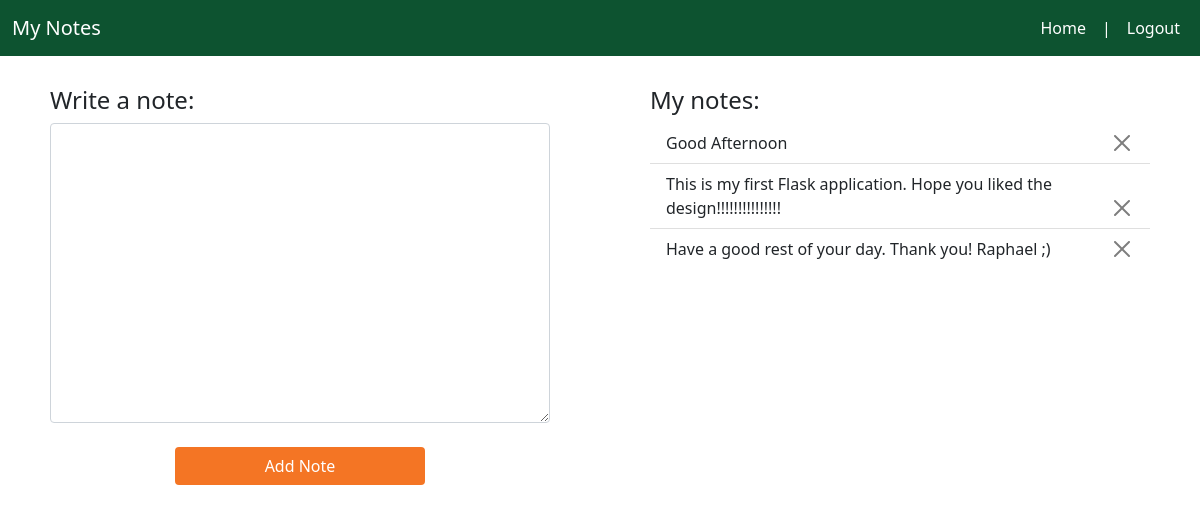
The page /home (signed in) on the database as committed earlier.
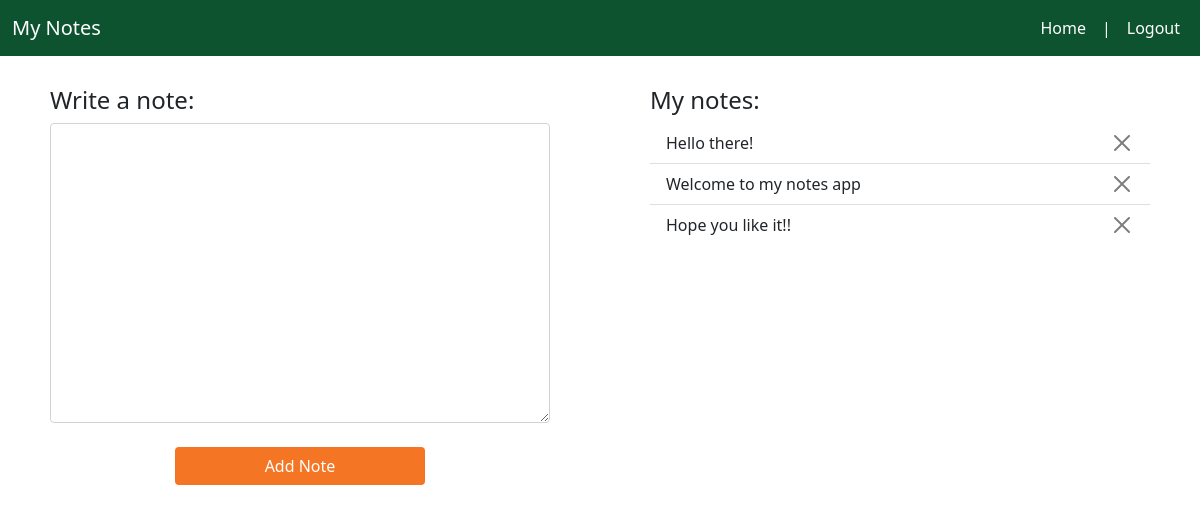
The same page on the database as committed later.
### website/models.py (models this page shows)
class Note(db.Model):
    id = db.Column(db.Integer, primary_key=True)
    data = db.Column(db.String(10000))
    date = db.Column(db.DateTime(timezone=True), default=func.now())
    user_id = db.Column(db.Integer, db.ForeignKey('user.id'))

### website/views.py (the view, shortened to what this page needs)
@views.route('/home', methods=['GET', 'POST'])
@login_required
def home():
    return render_template("home.html", user=current_user)

### website/__init__.py (called while the page is built)
def create_app():
    app = Flask(__name__)
    app.config['SECRET_KEY'] = 'hehehe'
    app.config['SQLALCHEMY_DATABASE_URI'] = f'sqlite:///{DB_NAME}'
    db.init_app(app)
    from .views import views
    from .auth import auth
    app.register_blueprint(auth, url_prefix='/')
    app.register_blueprint(views, url_prefix='/')
    from .models import User, Note
    create_database(app)
    login_manager = LoginManager()
    login_manager.login_view = 'auth.login'
    login_manager.init_app(app)
    @login_manager.user_loader
    def load_user(id):
        return User.query.get(int(id))
    return app

### website/templates/home.html (shortened to what this page needs)
{% extends "base.html" %}
{% block content %}
<div class="row">
    <div class="col-sm-12 col-md-6 tile1">
        <h4>Write a note:</h4>
        <form method="POST">
            <textarea name="note" id="note" class="form-control"></textarea>
            <br>
            <div align="center">
                <button type="submit" class="btn btn-addnote">Add Note</button>
            </div>
        </form>
    </div>
    <div class="col-sm-12 col-md-6 tile2">
        <h4>My notes:</h4>
        <ul class="list-group list-group-flush " id="notes">
            {%for note in user.notes %}
            <li class="list-group-item">{{ note.data }}
                <button type="button" style="float: right;" class="btn-close" aria-label="Close"
                    onclick=" deleteNote({{ note.id }})"></button>
            </li>
            {% endfor %}
        </ul>
    </div>
</div>
{% endblock %}

### website/templates/base.html (shortened to what this page needs)
<!DOCTYPE html>
<html lang="en">
<head>
    <link href="https://cdn.jsdelivr.net/npm/bootstrap@5.1.0/dist/css/bootstrap.min.css" rel="stylesheet"
>
    <link rel="stylesheet" type="text/css" href="{{ url_for('static',filename='styles/auth.css') }}">
    <link rel="stylesheet" type="text/css" href="{{ url_for('static',filename='styles/views.css') }}">
</head>
<body>
    <nav class="navbar navbar-expand-sm navbar-dark" style="background-color: #0d5330;">
        <div class="container-fluid">
            <a class="navbar-brand" href="/home">My Notes</a>
            <div class="collapse navbar-collapse" id="navbarNav">
                <div class="navbar-nav ms-auto">
                    {% if user.is_authenticated %}
                    <a class="nav-link nav-item active" id="home" href="/">Home</a>
                    <span class="nav-link nav-item d-none d-sm-block" style="color: white;">|</span>
                    <a class="nav-link nav-item active" id="logout" href="/logout">Logout</a>
                    {% else %}
                    <a class="nav-link nav-item active" aria-current="page" id="login" href="/login">Login</a>
                    <span class="nav-link nav-item d-none d-sm-block" style="color: white;">|</span>
                    <a class="nav-link nav-item active" id="sign up" href="/sign-up">Sign Up</a>
                    {% endif %}
                </div>
            </div>
        </div>
    </nav>
    <div class="container-fluid">
        {% block content %}
        {% endblock %}
    </div>
</body>
</html>

### website/static/styles/views.css (style rules this page uses)
.tile1, .tile2 { padding-left: 50px; padding-right: 50px; margin-top: 30px; padding-bottom: 50px; }
#note { min-height: 300px; }
.btn-addnote { background-color: #f47524; color: white; width: 50%; }

Rows that differ between the two databases and show on the page:
removed Note: data "Good Afternoon"
removed Note: data "This is my first Flask application. Hope you liked the design!!!!!!!!!!!!!!!"
removed Note: data "Have a good rest of your day. Thank you! Raphael ;)"
added Note: data "Hello there!"
added Note: data "Welcome to my notes app"
added Note: data "Hope you like it!!"
